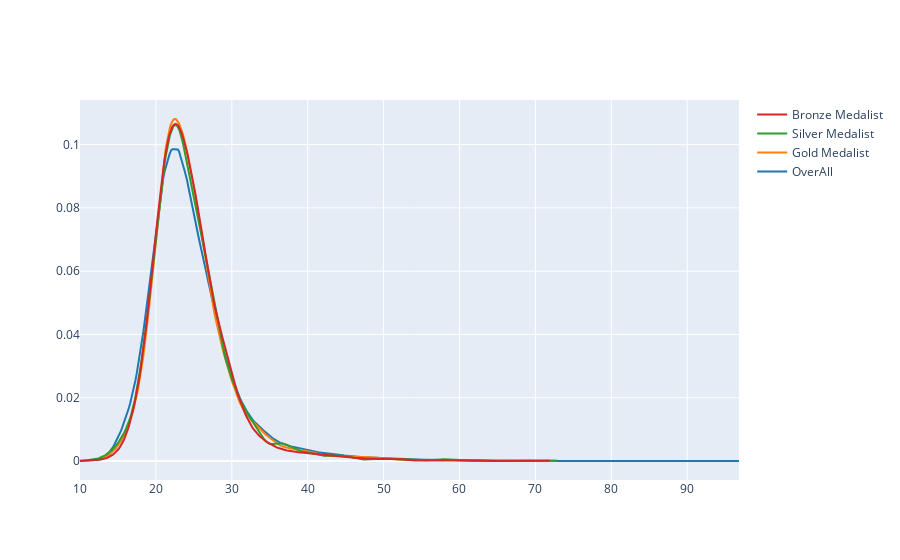

Write notebook code for a chart like this one.
### Code cell
fig = ff.create_distplot([x1,x2,x3,x4],['OverAll','Gold Medalist','Silver Medalist','Bronze Medalist'],show_hist=False,show_rug=False)
fig.show()

### Figure 1 — Plotly figure (JSON) as saved in the notebook; plotly's stock layout.template omitted (floating-point values rounded to 4 significant figures; data arrays with more than 128 entries replaced by an {"elided": "..."} marker saying what was removed)
{"data": [{"legendgroup": "OverAll", "marker": {"color": "rgb(31, 119, 180)"}, "mode": "lines", "name": "OverAll", "showlegend": true, "type": "scatter", "x": {"elided": "500 float values"}, "xaxis": "x", "y": {"elided": "500 float values"}, "yaxis": "y"}, {"legendgroup": "Gold Medalist", "marker": {"color": "rgb(255, 127, 14)"}, "mode": "lines", "name": "Gold Medalist", "showlegend": true, "type": "scatter", "x": {"elided": "500 float values"}, "xaxis": "x", "y": {"elided": "500 float values"}, "yaxis": "y"}, {"legendgroup": "Silver Medalist", "marker": {"color": "rgb(44, 160, 44)"}, "mode": "lines", "name": "Silver Medalist", "showlegend": true, "type": "scatter", "x": {"elided": "500 float values"}, "xaxis": "x", "y": {"elided": "500 float values"}, "yaxis": "y"}, {"legendgroup": "Bronze Medalist", "marker": {"color": "rgb(214, 39, 40)"}, "mode": "lines", "name": "Bronze Medalist", "showlegend": true, "type": "scatter", "x": {"elided": "500 float values"}, "xaxis": "x", "y": {"elided": "500 float values"}, "yaxis": "y"}], "layout": {"barmode": "overlay", "hovermode": "closest", "legend": {"traceorder": "reversed"}, "xaxis": {"anchor": "y2", "domain": [0, 1], "zeroline": false}, "yaxis": {"anchor": "free", "domain": [0, 1], "position": 0}}}
